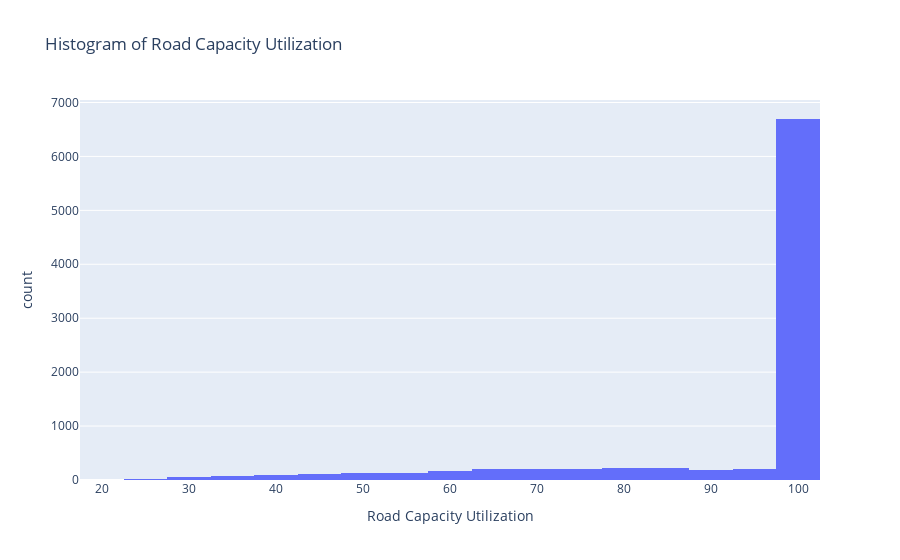

The notebook cell this image was saved under:
### Markdown cell above
# 6. Histogram

### Code cell
fig = px.histogram(df, x='Road Capacity Utilization', nbins=20,
                   title="Histogram of Road Capacity Utilization")
fig.show()

### Figure 1 — Plotly figure (JSON) as saved in the notebook; plotly's stock layout.template omitted (floating-point values rounded to 4 significant figures; data arrays with more than 128 entries replaced by an {"elided": "..."} marker saying what was removed)
{"data": [{"bingroup": "x", "hovertemplate": "Road Capacity Utilization=%{x}<br>count=%{y}<extra></extra>", "legendgroup": "", "marker": {"color": "#636efa", "pattern": {"shape": ""}}, "name": "", "nbinsx": 20, "orientation": "v", "showlegend": false, "type": "histogram", "x": {"elided": "8936 float values"}, "xaxis": "x", "yaxis": "y"}], "layout": {"barmode": "relative", "legend": {"tracegroupgap": 0}, "title": {"text": "Histogram of Road Capacity Utilization"}, "xaxis": {"anchor": "y", "domain": [0, 1], "title": {"text": "Road Capacity Utilization"}}, "yaxis": {"anchor": "x", "domain": [0, 1], "title": {"text": "count"}}}}
